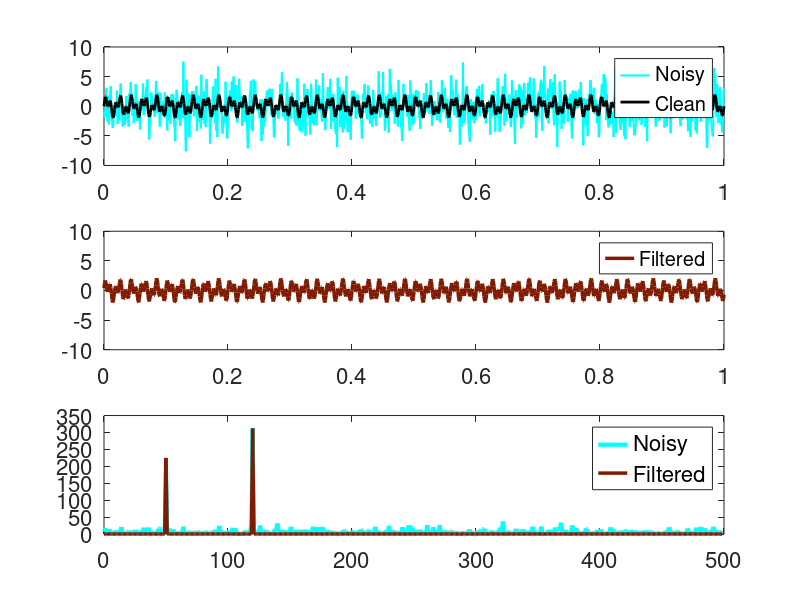

Write the MATLAB code that produced this figure.
clear all;
close all;
clc;
dt = 0.001;
t = 0:dt:1;
fclean=sin(2*pi*50*t)+sin(2*pi*120*t);
f = fclean + 2.5*randn(size(t));

figure(1); 
subplot(3,1,1)
plot(t,f,'c','LineWidth',1.5)
hold on
plot(t,fclean,'k','LineWidth',2)
l=legend('Noisy','Clean');
set(gca,'FontSize',16)

%%% The FFT
n = length(t);
fhat=fft(f,n);
PSD = fhat.*conj(fhat)/n;
freq=1/(dt*n)*(0:n);
L=1:floor(n/2);

subplot(3,1,3);
set(gca,'FontSize',16)
plot(freq(L),PSD(L),'c','LineWidth',3)
hold on
set(gca,'FontSize',16)

% using PSD to filter out the noise
indices = PSD>100;
PSDclean = PSD.*indices;
fhat = indices.*fhat;
ffilt=ifft(fhat);

plot(freq(L),PSDclean(L),'-','Color',[.5 .1 0],'LineWidth',2.5)
l1=legend('Noisy','Filtered');
set(l1,'FontSize',16)

subplot(3,1,2);
set(gca,'FontSize',16)
plot(t,ffilt,'-','Color',[.5 .1 0],'LineWidth',2.5)
l1=legend('Filtered');
set(l1,'FontSize',16)
ylim([-10 10]);
set(gca,'FontSize',16)